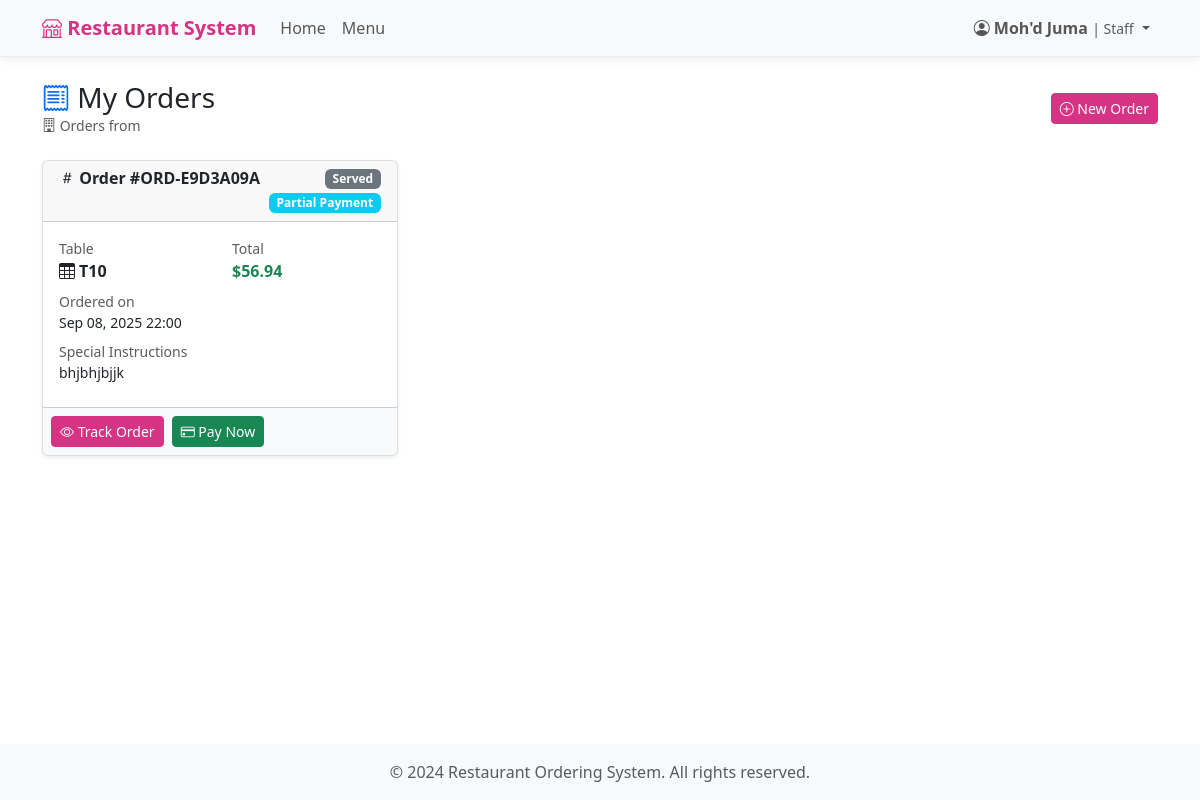
The app's page /orders/my-orders/ (signed in) with its own data.
### accounts/models.py (models this page shows, shortened)
class User(AbstractUser):
    role = models.ForeignKey(Role, on_delete=models.CASCADE, null=True, blank=True)
    owner = models.ForeignKey('self', on_delete=models.CASCADE, null=True, blank=True,
                             related_name='owned_users', limit_choices_to={'role__name': 'owner'})
    restaurant_name = models.CharField(max_length=200, blank=True,
                                     help_text="Name of the restaurant (for owners only)")
    restaurant_description = models.TextField(blank=True,
                                            help_text="Description of the restaurant (for owners only)")
    restaurant_qr_code = models.CharField(max_length=50, unique=True, blank=True, null=True,
                                        help_text="Unique QR code for restaurant access")
    tax_rate = models.DecimalField(max_digits=5, decimal_places=4, default=Decimal('0.0800'),
                                 help_text="Tax rate as decimal (e.g., 0.0800 for 8%, 0.0500 for 5%)")
    phone_number = models.CharField(max_length=15, blank=True)
    address = models.TextField(blank=True)
    is_active_staff = models.BooleanField(default=True)
    created_at = models.DateTimeField(auto_now_add=True)
    updated_at = models.DateTimeField(auto_now=True)
    def is_owner(self):
        return self.role and self.role.name == 'owner'
    def is_customer_care(self):
        return self.role and self.role.name == 'customer_care'
    def is_kitchen_staff(self):
        return self.role and self.role.name == 'kitchen'
    def is_bar_staff(self):
        return self.role and self.role.name == 'bar'
    def is_cashier(self):
        return self.role and self.role.name == 'cashier'
    def is_customer(self):
        return self.role and self.role.name == 'customer'

class Role(models.Model):
    ROLE_CHOICES = [
        ('administrator', 'Administrator'),
        ('owner', 'Owner'),
        ('customer_care', 'Customer Care'),
        ('kitchen', 'Kitchen'),
        ('bar', 'Bar'),
        ('cashier', 'Cashier'),
        ('customer', 'Customer'),
    ]
    name = models.CharField(max_length=20, choices=ROLE_CHOICES, unique=True)
    description = models.TextField(blank=True)
    created_at = models.DateTimeField(auto_now_add=True)

### orders/models.py (models this page shows, shortened)
class Order(models.Model):
    STATUS_CHOICES = [
        ('pending', 'Pending'),
        ('confirmed', 'Confirmed'),
        ('preparing', 'Preparing'),
        ('ready', 'Ready'),
        ('served', 'Served'),
        ('cancelled', 'Cancelled'),
        ('customer_refused', 'Customer Refused'),
        ('kitchen_error', 'Kitchen Error'),
        ('quality_issue', 'Quality Issue'),
        ('wasted', 'Food Wasted'),
    ]
    PAYMENT_STATUS_CHOICES = [
        ('unpaid', 'Unpaid'),
        ('paid', 'Paid'),
        ('partial', 'Partial'),
    ]
    order_number = models.CharField(max_length=20, unique=True)
    table_info = models.ForeignKey(TableInfo, on_delete=models.CASCADE, related_name='orders')
    ordered_by = models.ForeignKey(User, on_delete=models.CASCADE, related_name='orders_placed')
    confirmed_by = models.ForeignKey(User, on_delete=models.SET_NULL, null=True, blank=True, related_name='orders_confirmed')
    status = models.CharField(max_length=20, choices=STATUS_CHOICES, default='pending')
    total_amount = models.DecimalField(max_digits=10, decimal_places=2, default=Decimal('0.00'))
    payment_amount = models.DecimalField(max_digits=10, decimal_places=2, null=True, blank=True)
    payment_status = models.CharField(max_length=20, choices=PAYMENT_STATUS_CHOICES, default='unpaid')
    reason_if_cancelled = models.TextField(blank=True)
    special_instructions = models.TextField(blank=True)
    created_at = models.DateTimeField(auto_now_add=True)
    updated_at = models.DateTimeField(auto_now=True)
    class Meta:
        ordering = ['-created_at']

### restaurant/models.py (models this page shows, shortened)
class TableInfo(models.Model):
    owner = models.ForeignKey(User, on_delete=models.CASCADE, related_name='tables',
                             limit_choices_to={'role__name': 'owner'}, null=True, blank=True)
    tbl_no = models.CharField(max_length=10)
    capacity = models.IntegerField(default=4)
    is_available = models.BooleanField(default=True)
    created_at = models.DateTimeField(auto_now_add=True)
    class Meta:
        verbose_name = "Table Information"
        verbose_name_plural = "Tables Information"
        unique_together = ['owner', 'tbl_no']  # Each owner can have their own table numbering

### orders/views.py (the view, shortened to what this page needs)
# urls.py: path('my-orders/', views.my_orders, name='my_orders'),
@login_required
def my_orders(request):
    selected_restaurant_id = request.session.get('selected_restaurant_id')
    restaurant = None
    if selected_restaurant_id:
        try:
            restaurant = User.objects.get(id=selected_restaurant_id, role__name='owner')
        except User.DoesNotExist:
            restaurant = None
    orders_query = Order.objects.filter(ordered_by=request.user)
    if request.user.is_customer() and restaurant:
        orders_query = orders_query.filter(
            table_info__owner=restaurant
        )
    elif request.user.is_customer() and request.user.owner:
        orders_query = orders_query.filter(
            table_info__owner=request.user.owner
        )
    orders = orders_query.select_related(
        'table_info', 'table_info__owner', 'confirmed_by'
    ).prefetch_related('order_items__product').order_by('-created_at')
    context = {
        'orders': orders,
        'restaurant_name': request.session.get('selected_restaurant_name', 'Restaurant'),
        'current_restaurant': restaurant,
        'is_customer_care': request.user.is_customer_care()
    }
    return render(request, 'orders/my_orders.html', context)

### templates/orders/my_orders.html (shortened to what this page needs)
{% extends 'base.html' %}
{% block content %}
<div class="row">
    <div class="col-12">
        <div class="d-flex flex-column flex-sm-row justify-content-between align-items-start align-items-sm-center mb-4 gap-3 page-header">
            <div class="flex-grow-1">
                <h2 class="mb-0 h3 h-sm-2">
                    <i class="bi bi-receipt text-primary"></i> My Orders
                </h2>
                {% if is_customer_care %}
                <p class="text-muted mb-0 small">
                    <i class="bi bi-headset"></i> Customer Care - All my orders from all restaurants
                </p>
                {% else %}
                <p class="text-muted mb-0 small">
                    <i class="bi bi-building"></i> Orders from {{ restaurant_name }}
                </p>
                {% endif %}
            </div>
            <a href="{% url 'orders:select_table' %}" class="btn btn-primary btn-sm w-100 w-sm-auto">
                <i class="bi bi-plus-circle"></i> <span class="d-none d-sm-inline">New </span>Order
            </a>
        </div>
    </div>
</div>
{% if orders %}
    <div class="row">
        {% for order in orders %}
            <div class="col-12 col-md-6 col-xl-4 mb-4">
                <div class="card h-100 shadow-sm">
                    <div class="card-header">
                        <div class="d-flex justify-content-between align-items-start gap-2">
                            <h6 class="mb-0 fw-bold">
                                <i class="bi bi-hash"></i> Order #{{ order.order_number }}
                            </h6>
                            <div class="d-flex flex-column align-items-end gap-1">
                                <span class="badge
                                    {% if order.status == 'pending' %}bg-warning
                                    {% elif order.status == 'confirmed' %}bg-info
                                    {% elif order.status == 'preparing' %}bg-primary
                                    {% elif order.status == 'ready' %}bg-success
                                    {% elif order.status == 'served' %}bg-secondary
                                    {% elif order.status == 'cancelled' %}bg-danger
                                    {% endif %}">
                                    {{ order.get_status_display }}
                                </span>
                                <small class="badge
                                    {% if order.payment_status == 'unpaid' %}bg-warning
                                    {% elif order.payment_status == 'partial' %}bg-info
                                    {% elif order.payment_status == 'paid' %}bg-success
                                    {% endif %}">
                                    {% if order.payment_status == 'unpaid' %}Payment Pending
                                    {% elif order.payment_status == 'partial' %}Partial Payment
                                    {% elif order.payment_status == 'paid' %}Paid
                                    {% endif %}
                                </small>
                            </div>
                        </div>
                    </div>
                    <div class="card-body p-3">
                        <div class="row mb-2">
                            <div class="col-6">
                                <small class="text-muted d-block">Table</small>
                                <p class="mb-0 fw-bold">
                                    <i class="bi bi-table me-1"></i>{{ order.table_info.tbl_no }}
                                </p>
                            </div>
                            <div class="col-6">
                                <small class="text-muted d-block">Total</small>
                                <p class="mb-0 fw-bold text-success">${{ order.total_amount|floatformat:2 }}</p>
                            </div>
                        </div>
                        <div class="mb-2">
                            <small class="text-muted d-block">Ordered on</small>
                            <p class="mb-0 small">{{ order.created_at|date:"M d, Y H:i" }}</p>
                        </div>
                        {% if order.special_instructions %}
                            <div class="mb-2">
                                <small class="text-muted d-block">Special Instructions</small>
                                <p class="mb-0 small text-truncate" title="{{ order.special_instructions }}">{{ order.special_instructions }}</p>
                            </div>
                        {% endif %}
                    </div>
                    <div class="card-footer p-2 bg-light">
                        <div class="d-flex flex-wrap gap-2 align-items-center">
                            <a href="{% url 'orders:order_detail' order.id %}" class="btn btn-primary btn-sm flex-grow-1 flex-sm-grow-0">
                                <i class="bi bi-eye"></i> <span class="d-none d-sm-inline">Track </span>Order
                            </a>
                            {% if order.status == 'served' and order.payment_status != 'paid' %}
                                <button class="btn btn-success btn-sm">
                                    <i class="bi bi-credit-card"></i> <span class="d-none d-sm-inline">Pay </span>Now
                                </button>
                            {% endif %}
                        </div>
                    </div>
                </div>
            </div>
        {% endfor %}
    </div>
{% endif %}
{% endblock %}

### templates/base.html (shortened to what this page needs)
{% load static %}
{% load restaurant_tags %}
<!DOCTYPE html>
<html lang="en">
<head>
    <link href="https://cdn.jsdelivr.net/npm/bootstrap@5.3.2/dist/css/bootstrap.min.css" rel="stylesheet">
    <link href="https://cdn.jsdelivr.net/npm/bootstrap-icons@1.11.1/font/bootstrap-icons.css" rel="stylesheet">
    <link href="https://cdnjs.cloudflare.com/ajax/libs/font-awesome/6.4.0/css/all.min.css" rel="stylesheet">
    {% load static %}
    <link href="{% static 'css/real-time.css' %}" rel="stylesheet">
    <link href="{% static 'css/mobile.css' %}" rel="stylesheet">
</head>
<body>
    <nav class="navbar navbar-expand-lg navbar-light bg-light shadow-sm">
        <div class="container">
            <a class="navbar-brand" href="{% url 'restaurant:home' %}">
                <i class="bi bi-shop"></i>
                {% if user.is_authenticated %}
                    {% get_restaurant_name %}
                {% else %}
                    Restaurant System
                {% endif %}
            </a>
            <div class="collapse navbar-collapse" id="navbarNav">
                <ul class="navbar-nav me-auto">
                    <li class="nav-item">
                        <a class="nav-link" href="{% url 'restaurant:home' %}">Home</a>
                    </li>
                    {% if user.is_authenticated %}
                        <li class="nav-item">
                            <a class="nav-link" href="{% url 'restaurant:menu' %}">Menu</a>
                        </li>
                    {% endif %}
                </ul>
                <ul class="navbar-nav">
                    {% if user.is_authenticated %}
                        <li class="nav-item dropdown">
                            <a class="nav-link dropdown-toggle" href="#" id="navbarDropdown" role="button" data-bs-toggle="dropdown">
                                <i class="bi bi-person-circle"></i>
                                <span class="fw-semibold">{{ user.get_full_name|default:user.username }}</span>
                                {% if user.is_owner %}
                                    <small class="text-muted">| Owner</small>
                                {% elif user.is_admin %}
                                    <small class="text-muted">| Administrator</small>
                                {% elif user.is_kitchen_staff %}
                                    <small class="text-muted">| Kitchen Staff</small>
                                {% elif user.is_bar_staff %}
                                    <small class="text-muted">| Bar Staff</small>
                                {% elif user.is_customer_care %}
                                    <small class="text-muted">| Customer Care</small>
                                {% elif user.is_cashier %}
                                    <small class="text-muted">| Cashier</small>
                                {% elif user.is_staff %}
                                    <small class="text-muted">| Staff</small>
                                {% endif %}
                            </a>
                        </li>
                    {% endif %}
                </ul>
            </div>
        </div>
    </nav>
    <main class="container my-4">
        {% block content %}{% endblock %}
    </main>
    <footer class="footer py-3 mt-5">
        <div class="container text-center">
            <span class="text-muted">&copy; 2024 Restaurant Ordering System. All rights reserved.</span>
        </div>
    </footer>
    <div class="toast-container position-fixed top-0 end-0 p-3" style="z-index: 1055;"></div>
</body>
</html>

### records on screen
User: role.name "Restaurant System", get_full_name "Moh'd Juma"
Order: order_number "ORD-E9D3A09A", status "Served", payment_status "Partial Payment", table_info.tbl_no "T10", total_amount "56.94", created_at "Sep 08, 2025 22:00", special_instructions "bhjbhjbjjk"
